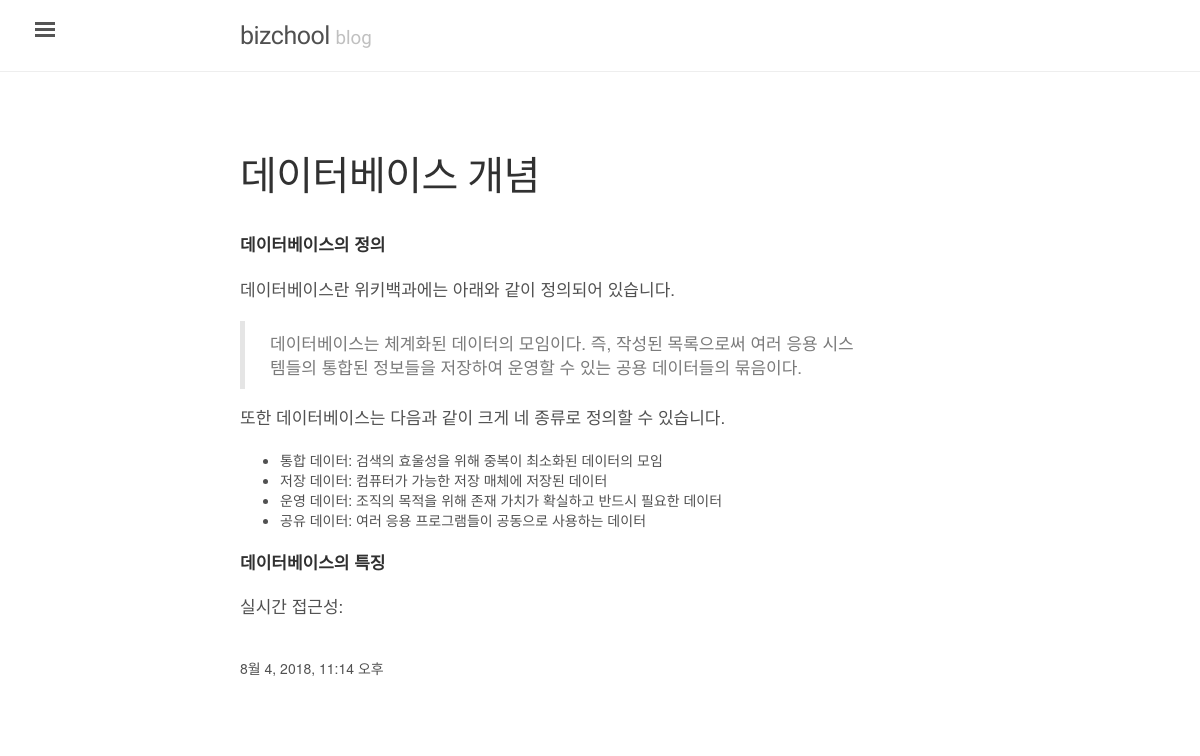
Page /2/데이터베이스 개념/ on the committed database.
### blog/models.py (models this page shows, shortened)
class Post(models.Model):
    category = models.ForeignKey(Category)
    title = models.CharField(max_length=30)
    content = FroalaField(theme='dark')
    created_at = models.DateTimeField(auto_now_add=True)
    updated_at = models.DateTimeField(auto_now=True)

### blog/views.py (the view)
# urls.py: url(r'^(?P<category>[\w|\W]+)/(?P<title>[\w|\W]+)/$', views.post_detail, name='post_detail'),
def post_detail(request, category, title):
    qs1 = Category.objects.all()
    qs = get_object_or_404(Post, title=title)
    return render(request, 'blog/post_detail.html', {
        'post_detail': qs,
        'category_list': qs1,
    })

### blog/models.py (called while the page is built)
    def __str__(self):
        return self.name

### froala_editor/fields.py (called while the page is built)
    def get_internal_type(self):
        return "TextField"

### blog/templates/blog/post_detail.html (shortened to what this page needs)
<!DOCTYPE html>
<html lang="ko">
<head>
    <link href="http://netdna.bootstrapcdn.com/bootstrap/3.3.5/css/bootstrap.css" rel="stylesheet">
    <link href="http://cdnjs.cloudflare.com/ajax/libs/summernote/0.8.1/summernote.css" rel="stylesheet">
</head>
  <body>
    <div class="wrap">
      <div class="masthead">
        <div class="container">
          <h3 class="masthead-title">
            <a href="{% url 'blog:category_list' %}" title="Home">bizchool</a>
            <small>blog</small>
          </h3>
        </div>
      </div>
      <div class="container content">
        <div style="margin-bottom:50px;">
        <h1>{{ post_detail.title }}</h1><br>
        {{ post_detail.content|safe }}<br>
        {{ post_detail.created_at }}<br>
        </div>
      </div>
    </div>
     <br>
    {% load disqus_tags %}
    <label for="sidebar-checkbox" class="sidebar-toggle"></label>
    <br/>
  </body>
</html>

### blog/templates/blog/post_detail.html (style rules this page uses)
* { -webkit-box-sizing: border-box; -moz-box-sizing: border-box; box-sizing: border-box; }
html, body { margin: 0; padding: 0; }
html { font-family: "Helvetica Neue", Helvetica, Arial, sans-serif; font-size: 16px; line-height: 1.5; }
@media (min-width: 38em) { html { font-size: 20px; } }
body { color: #515151; background-color: #fff; -webkit-text-size-adjust: 100%; -ms-text-size-adjust: 100%; }
a { color: #268bd2; text-decoration: none; }
h1, h2, h3, h4, h5, h6 { margin-bottom: .5rem; font-weight: bold; line-height: 1.25; color: #313131; text-rendering: optimizeLegibility; }
h1 { font-size: 2rem; }
h3 { margin-top: 1.5rem; font-size: 1.25rem; }
p { margin-top: 0; margin-bottom: 1rem; }
strong { color: #303030; }
ul, ol, dl { margin-top: 0; margin-bottom: 1rem; }
blockquote { padding: .5rem 1rem; margin: .8rem 0; color: #7a7a7a; border-left: .25rem solid #e5e5e5; }
blockquote p:last-child { margin-bottom: 0; }
@media (min-width: 30em) { blockquote { padding-right: 5rem; padding-left: 1.25rem; } }
.container { max-width: 38rem; padding-left: 1rem; padding-right: 1rem; margin-left: auto; margin-right: auto; }
.masthead { padding-top: 1rem; padding-bottom: 1rem; margin-bottom: 3rem; }
.masthead-title { margin-top: 0; margin-bottom: 0; color: #505050; }
.masthead-title a { color: #505050; }
.masthead-title small { font-size: 75%; font-weight: 400; color: #c0c0c0; letter-spacing: 0; }
html, body { overflow-x: hidden; }
html { font-family: "PT Serif", Georgia, "Times New Roman", serif; }
h1, h2, h3, h4, h5, h6 { font-family: "PT Sans", Helvetica, Arial, sans-serif; font-weight: 400; color: #313131; letter-spacing: -.025rem; }
.wrap { position: relative; width: 100%; }
.container { max-width: 28rem; }
@media (min-width: 38em) { .container { max-width: 32rem; } }
@media (min-width: 56em) { .container { max-width: 38rem; } }
.masthead { padding-top: 1rem; padding-bottom: 1rem; margin-bottom: 3rem; border-bottom: 1px solid #eee; }
.sidebar-toggle { position: absolute; top: .8rem; left: 1rem; display: block; padding: .25rem .75rem; color: #505050; background-color: #fff; border-radius: .25rem; cursor: pointer; }
.sidebar-toggle:before { display: inline-block; width: 1rem; height: .75rem; content: ""; background-image: -webkit-linear-gradient(to bottom, #555, #555 20%, #fff 20%, #fff 40%, #555 40%, #555 60%, #fff 60%, #fff 80%, #555 80%, #555 100%); background-image: -moz-linear-gradient(to bottom, #555, #555 20%, #fff 20%, #fff 40%, #555 40%, #555 60%, #fff 60%, #fff 80%, #555 80%, #555 100%); background-image: -ms-linear-gradient(to bottom, #555, #555 20%, #fff 20%, #fff 40%, #555 40%, #555 60%, #fff 60%, #fff 80%, #555 80%, #555 100%); background-image: linear-gradient(to bottom, #555, #555 20%, #fff 20%, #fff 40%, #555 40%, #555 60%, #fff 60%, #fff 80%, #555 80%, #555 100%); }
@media (min-width: 30.1em) { .sidebar-toggle { position: fixed; } }
.wrap, .sidebar, .sidebar-toggle { -webkit-backface-visibility: hidden; -ms-backface-visibility: hidden; backface-visibility: hidden; }
.wrap, .sidebar-toggle { -webkit-transition: -webkit-transform .3s ease-in-out; transition: transform .3s ease-in-out; }
.container.content * p { font-size:17px; }

### rows in the picture
Post: title "데이터베이스 개념", content "데이터베이스의 정의 데이터베이스란 위키백과에는 아래와 같이 정의되어 있습니다. 데이터베이스는 체계화된 데이터의 모임이다. 즉, 작성된 목록으로써 여러 응용 시스템들의 통합된 정보들을 저장하여 운영할 수 있는 공용 데이터들의 묶음이다. 또한 데이터베이스는 다음과 같이 크게 네 종류로 정의할 수 있습니다. 통합 데이터: 검색의 효울성을 위해 중복이 최소화된 데이터의 모임 저장 데이터: 컴퓨터가 가능한 저장 매체에 저장된 데이터 운영 데이터: 조직의 목적을 위해 존재 가치가 확실하고 반드시 필요한 데이터 공유 데이터: 여러 응용 프로그램들이 공동으로 사용하는 데이터 데이터베이스의 특징 실시간 접근성:", created_at "8월 4, 2018, 11:14 오후"
